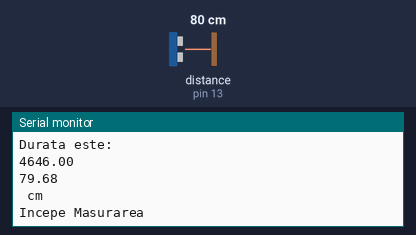
Bench run of a sketch on a simulated Arduino Uno, built with avr-gcc and run on an emulated ATmega328P. Shown: the last lines printed to the serial monitor. Wiring (inferred from the names in the program): ultrasonic range finder: trigger pin 12; echo pin 13. The test bench sets the inputs (shaded band); at power-on: distance to the obstacle (sensor on pin 13) 80 cm. The echo pulse lasts 58.3 µs per cm.

Above: at 1.2 s.
1.3 s: distance to the obstacle (sensor on pin 13) set to 2 cm
At 2.6 s:
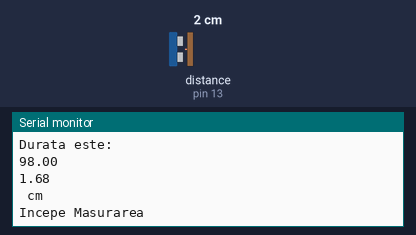
2.8 s: distance to the obstacle (sensor on pin 13) set to 4 cm
At 3.8 s:
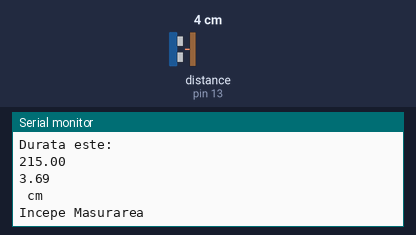
Timing chart, 0 to 5.8 s (numbered marks = the images above; inputs shaded):
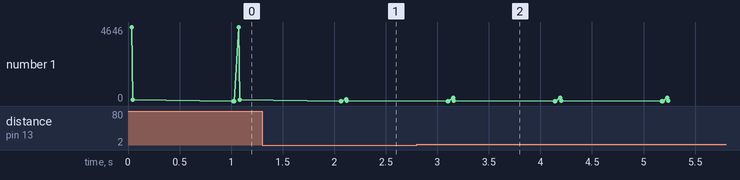

Measured:
- after the input at 1.3 s, the serial monitor: prints a new line after 0.82 s (image 1)
- after the input at 2.8 s, the serial monitor: prints a new line after 0.35 s (image 2)
- plotted number 1: 79.68 → 1.68 after the input at 1.3 s, 1.68 → 3.69 after the input at 2.8 s

The sketch:

Lab2v2.ino
```cpp
unsigned int ecouPin = 13;
unsigned int trigPin = 12;
float durata, distantaCm;

void setup() {
  Serial.begin(9600);
  pinMode(ecouPin, INPUT);
  pinMode(trigPin, OUTPUT);
}

void loop() {
  digitalWrite(trigPin, LOW);
  delayMicroseconds(2);
  digitalWrite(trigPin, HIGH);
  delayMicroseconds(10);
  digitalWrite(trigPin, LOW);
  Serial.println("Incepe Masurarea");
  durata = pulseIn(ecouPin, HIGH);
  Serial.println("Durata este: ");
  Serial.println(durata);
  {
    distantaCm = durata * 0.0343 / 2;
    if (distantaCm > 400 && distantaCm < 2)
      Serial.println("Distanta masurata este: ");
      Serial.println(distantaCm);
      Serial.println(" cm");
  }
  delayMicroseconds(100);
}
```
